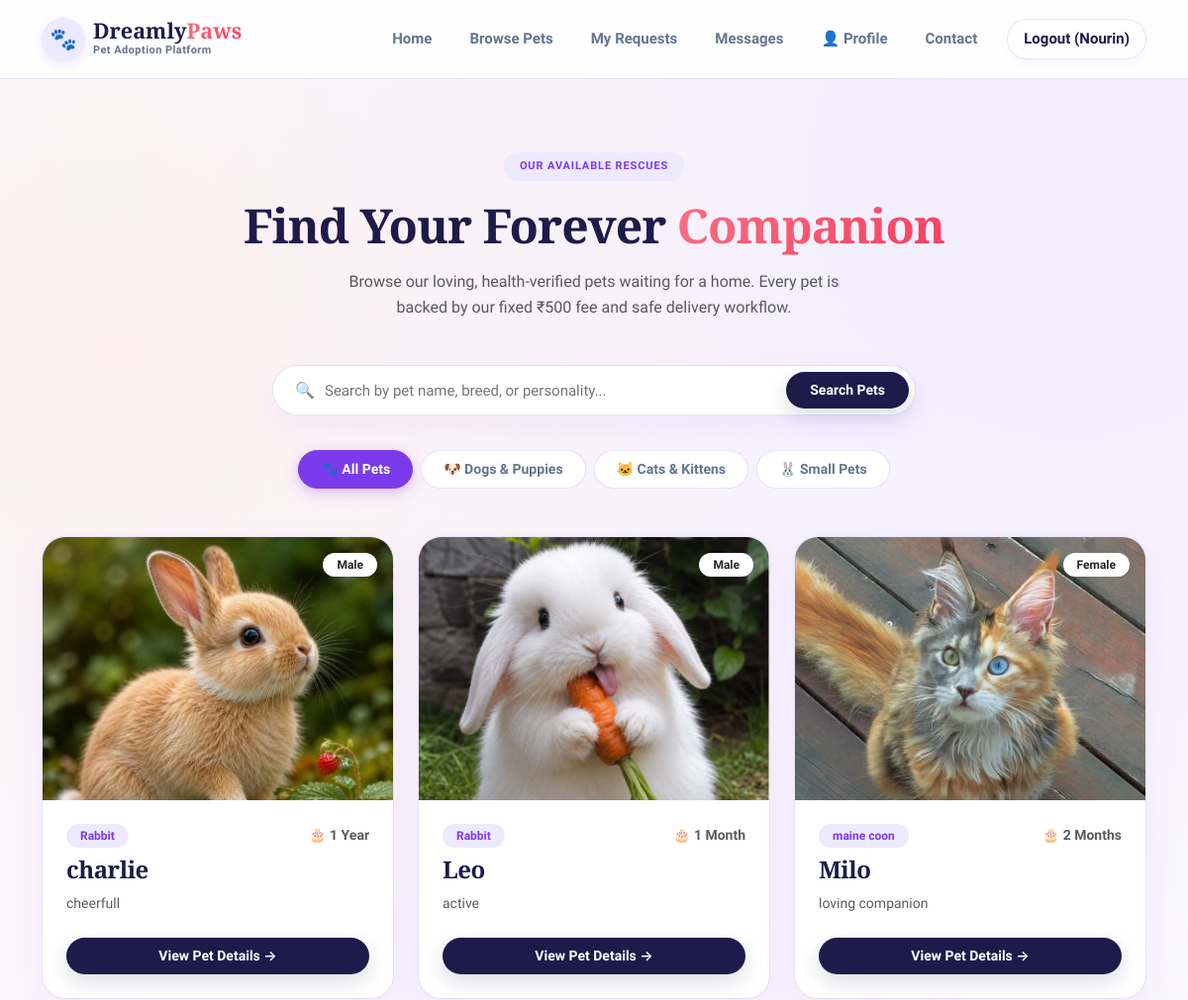
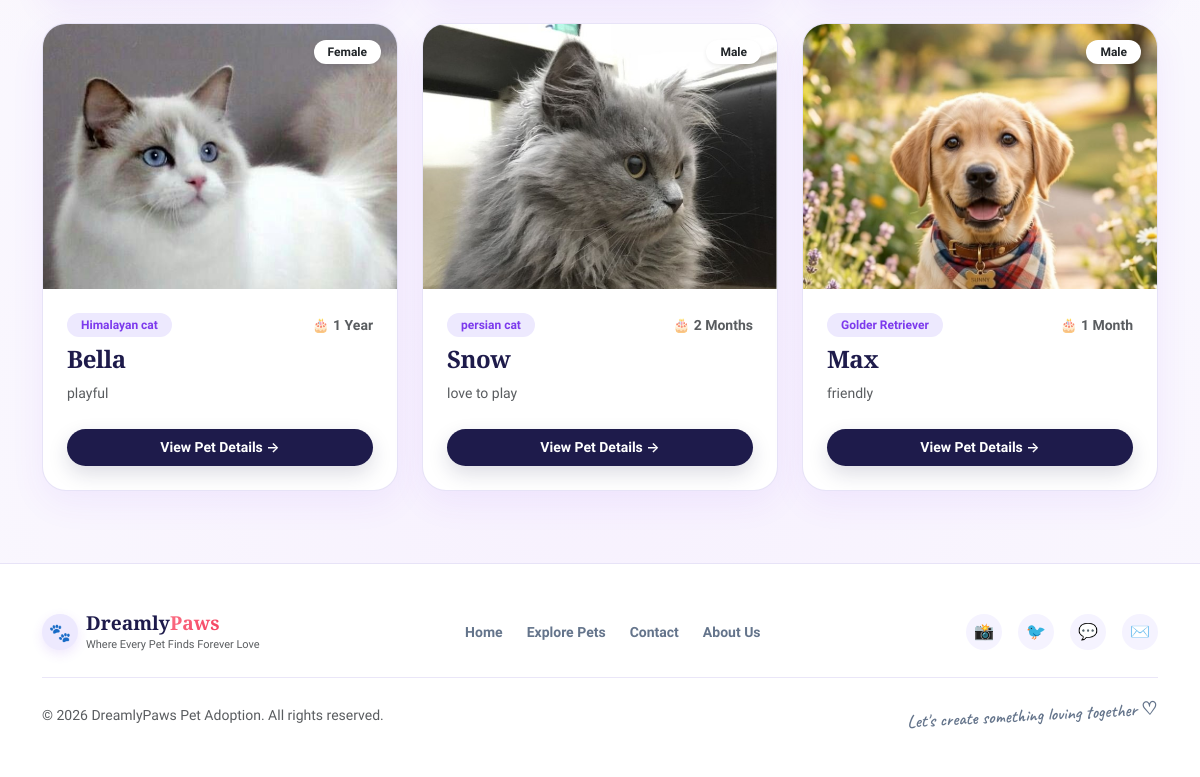
Before: /pets (signed in) with the older database file (2 pictures, top to bottom).
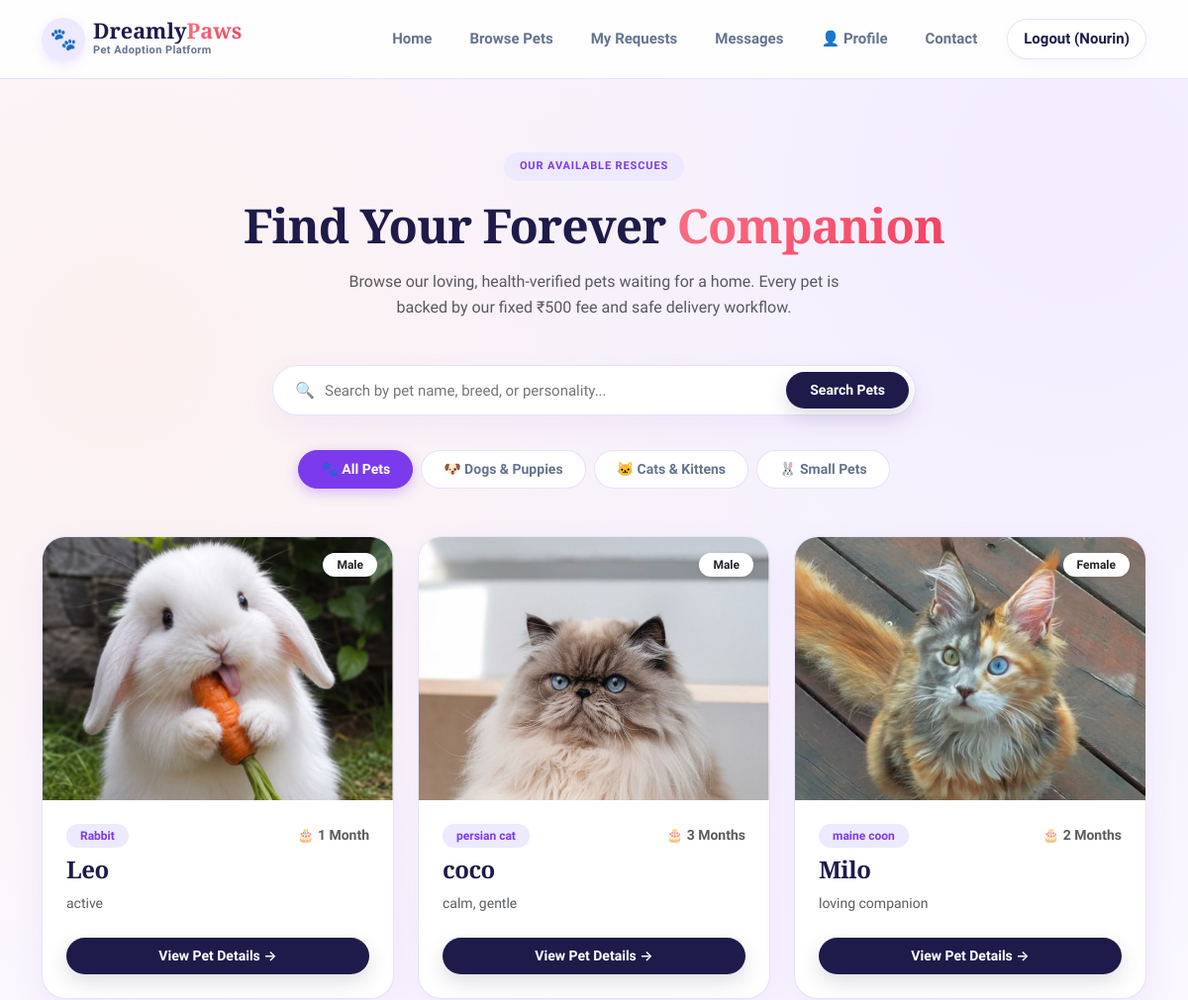
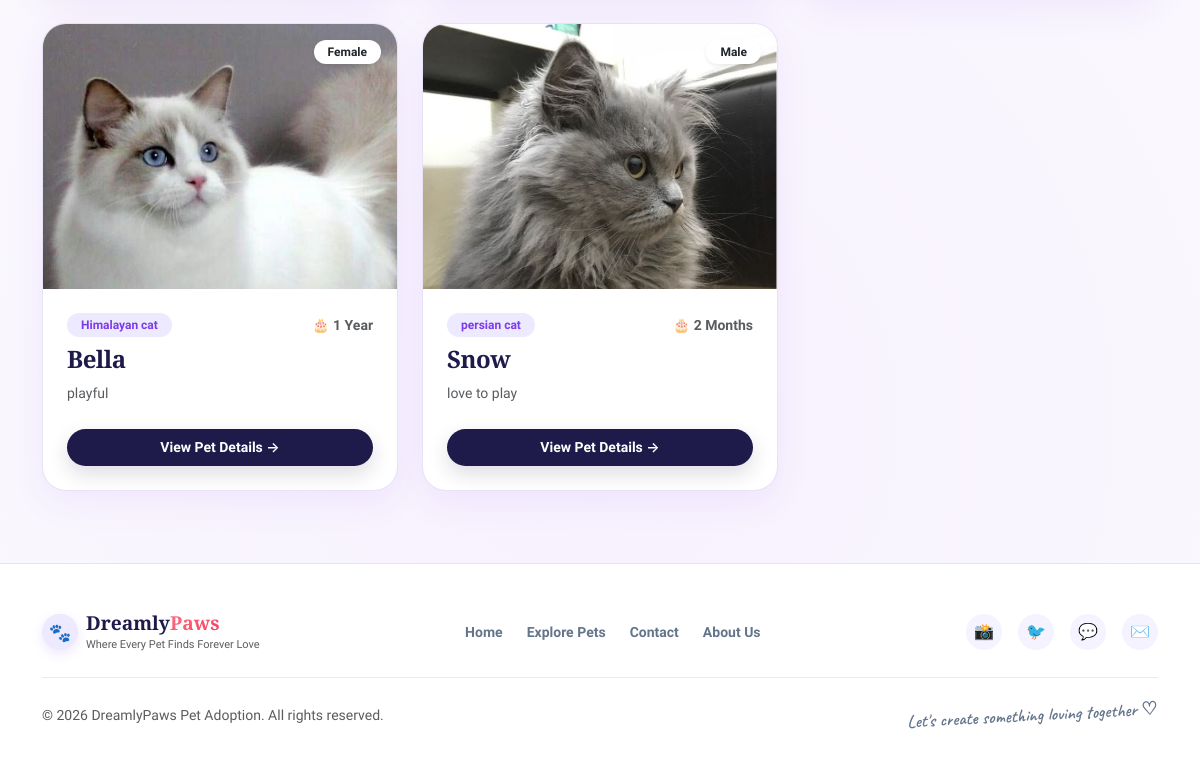
After: the same page with the newer database file (2 pictures, top to bottom).
### tables this page shows
CREATE TABLE pets(
        id INTEGER PRIMARY KEY AUTOINCREMENT,
        name TEXT,
        breed TEXT,
        age TEXT,
        gender TEXT,
        vaccinated TEXT,
        description TEXT,
        image TEXT
    , status TEXT DEFAULT 'Available', shelter_id INTEGER);

### app.py (the view, shortened to what this page needs)
@app.route('/pets')
def pets():
    if 'user' not in session:
        return redirect(url_for('login'))
    if session.get('role') == "Shelter":
        return redirect(url_for('shelter_dashboard'))
    if session.get('role') == "Admin":
        return redirect(url_for('admin'))
    search = request.args.get('search', '').strip()
    category = request.args.get('category', '').strip().lower()
    conn = sqlite3.connect("database.db")
    cursor = conn.cursor()
    query = """
        SELECT *
        FROM pets
        WHERE LOWER(TRIM(status)) = 'available'
    """
    params = []
    query += " ORDER BY id DESC"
    cursor.execute(query, params)
    pets_list = cursor.fetchall()
    conn.close()
    return render_template(
        "pets.html",
        pets=pets_list,
        search=search,
        category=category
    )

### templates/pets.html (shortened to what the changed rows need)
<!DOCTYPE html>
<html lang="en">
<head>
    <link href="https://cdn.jsdelivr.net/npm/bootstrap@5.3.3/dist/css/bootstrap.min.css" rel="stylesheet">
    <link rel="stylesheet" href="{{ url_for('static', filename='css/dreamly_theme.css') }}">
</head>
<body>
{% include 'navbar.html' %}
<div class="container py-4">
    <div class="catalog-header">
        <h1 class="display-5 fw-bold mb-3">
            Find Your Forever <span class="gradient-text">Companion</span>
        </h1>
    </div>
    <div class="row g-4 mb-5">
        {% if pets %}
            {% for pet in pets %}
            <div class="col-sm-6 col-lg-4">
                <div class="catalog-pet-card">
                    <div style="position: relative;">
                        <img
                            src="{{ url_for('static', filename='images/' + (pet[7] if pet[7] else 'hero.jpg')) }}"
                            class="catalog-pet-img"
                            alt="{{ pet[1] }}"
                        >
                        <span class="badge bg-white text-dark shadow-sm position-absolute top-0 end-0 m-3 fw-bold">
                            {{ pet[4] }}
                        </span>
                    </div>
                    <div class="p-4 d-flex flex-column flex-grow-1">
                        <div class="d-flex justify-content-between align-items-center mb-2">
                            <span class="badge bg-purple-subtle">
                                {{ pet[2] }}
                            </span>
                            <span class="text-muted small fw-semibold">
                                🎂 {{ pet[3] }}
                            </span>
                        </div>
                        <h3 class="mb-2" style="font-family: var(--font-heading); font-size: 1.5rem; color: var(--dark-navy);">
                            {{ pet[1] }}
                        </h3>
                        <p class="text-muted small mb-4 flex-grow-1" style="line-height: 1.6;">
                            {{ pet[6][:110] }}{% if pet[6]|length > 110 %}...{% endif %}
                        </p>
                        <a
                            href="{{ url_for('pet_details', pet_id=pet[0]) }}"
                            class="btn-dark-pill justify-content-center w-100 py-2"
                            style="font-size: 14px;"
                        >
                            View Pet Details →
                        </a>
                    </div>
                </div>
            </div>
            {% endfor %}
        {% endif %}
    </div>
</div>
</body>
</html>

Changed rows visible on the page:
no longer on this page (row edited): pets: image (picture), gender "Male", breed "Rabbit", age "1 Year", name "charlie", description "cheerfull"
no longer on this page (row edited): pets: image (picture), gender "Male", breed "Golder Retriever", age "1 Month", name "Max", description "friendly"
now on this page (row edited): pets: image (picture), gender "Male", breed "persian cat", age "3 Months", name "coco", description "calm, gentle"
